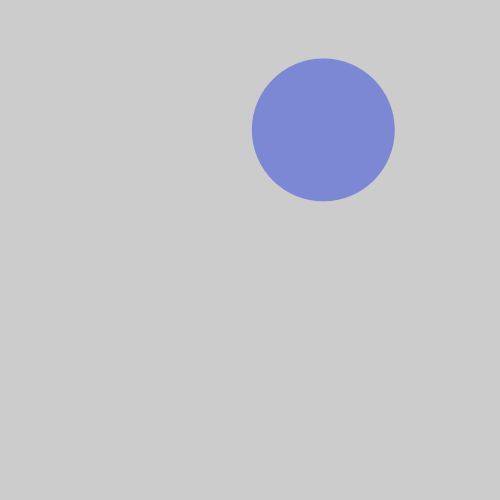
Frame 1 (no input)
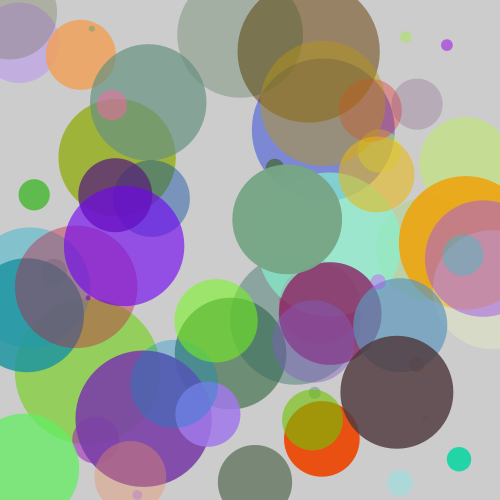
Frame 60 (the mouse pressed at the canvas centre just before this capture)
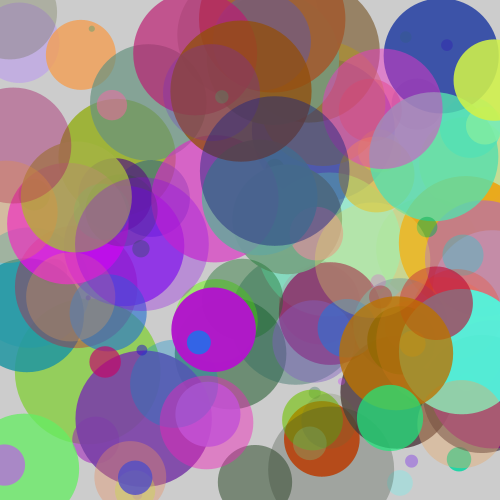
Frame 120 (the mouse held since frame 60 and released just before this capture)

The Processing sketch that drew these frames (run headless with seeded random() and noise(); from frame 60 on, the mouse is pressed at the canvas centre):

// Processing sketch: randomCircles
// ── randomCircles.pde
//RANDOM

//location variables
float circleX;
float circleY;
//size
float diameter;
float r;
float g;
float b;
float alpha;

void setup(){
  size(500,500);
  noStroke();
}

void draw(){
  //random with 1 argument - generate numbers between 0, 100
  // random with 2 arguments
  
  //width and height are inbuilt variables
  circleX = random(0,width);
  circleY= random(0,height);
  diameter = random(5,150);
  //assign random values to colour variables
  r = random(0,256);
  b = random(0,256);
  g = random(0,256);
  alpha = random(50,250);
  
  fill(r,g,b,alpha);
  // ellipse(x variable, y variable, width, height);
  ellipse(circleX, circleY, diameter,diameter);
}
